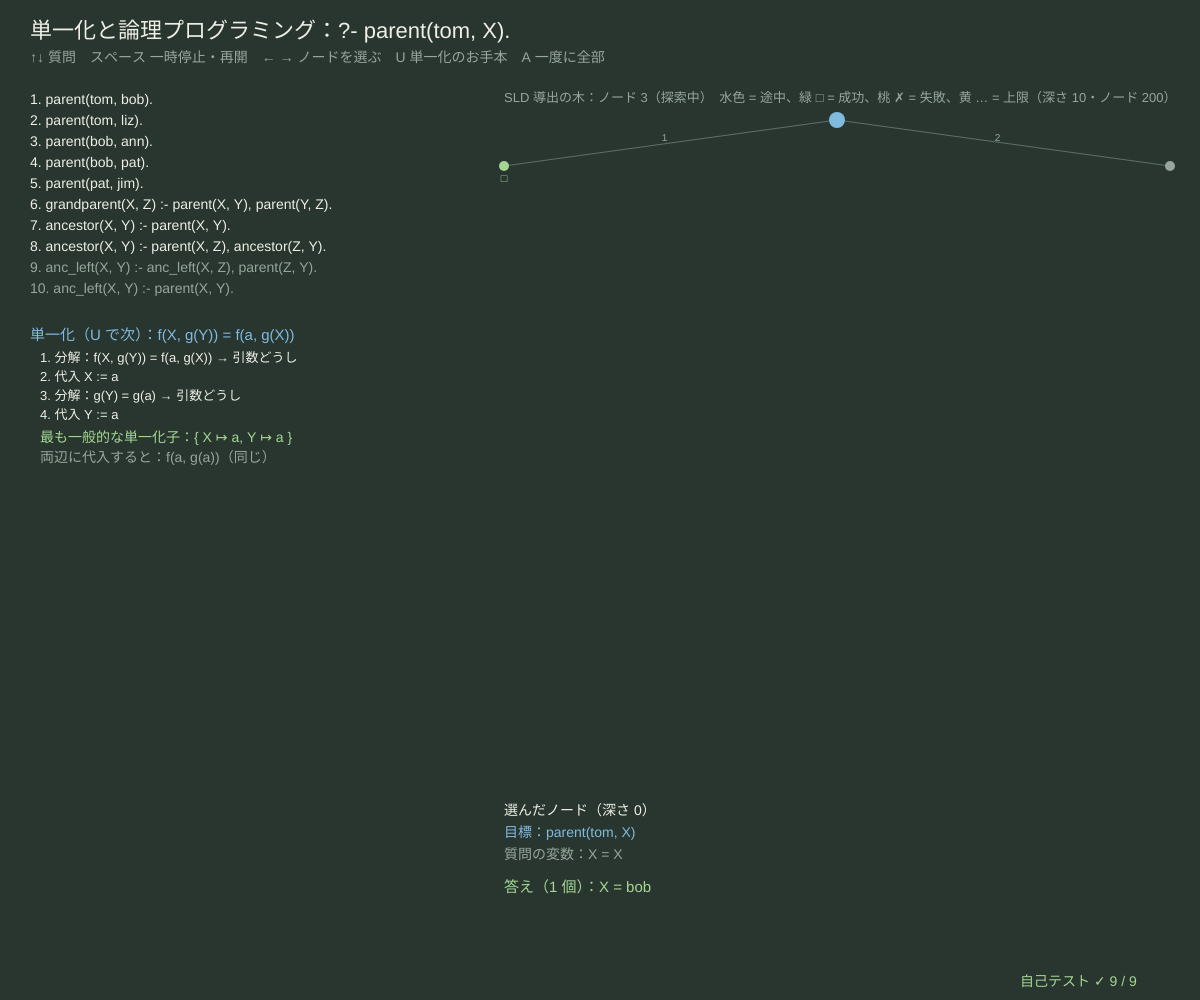
Frame 1 (no input)
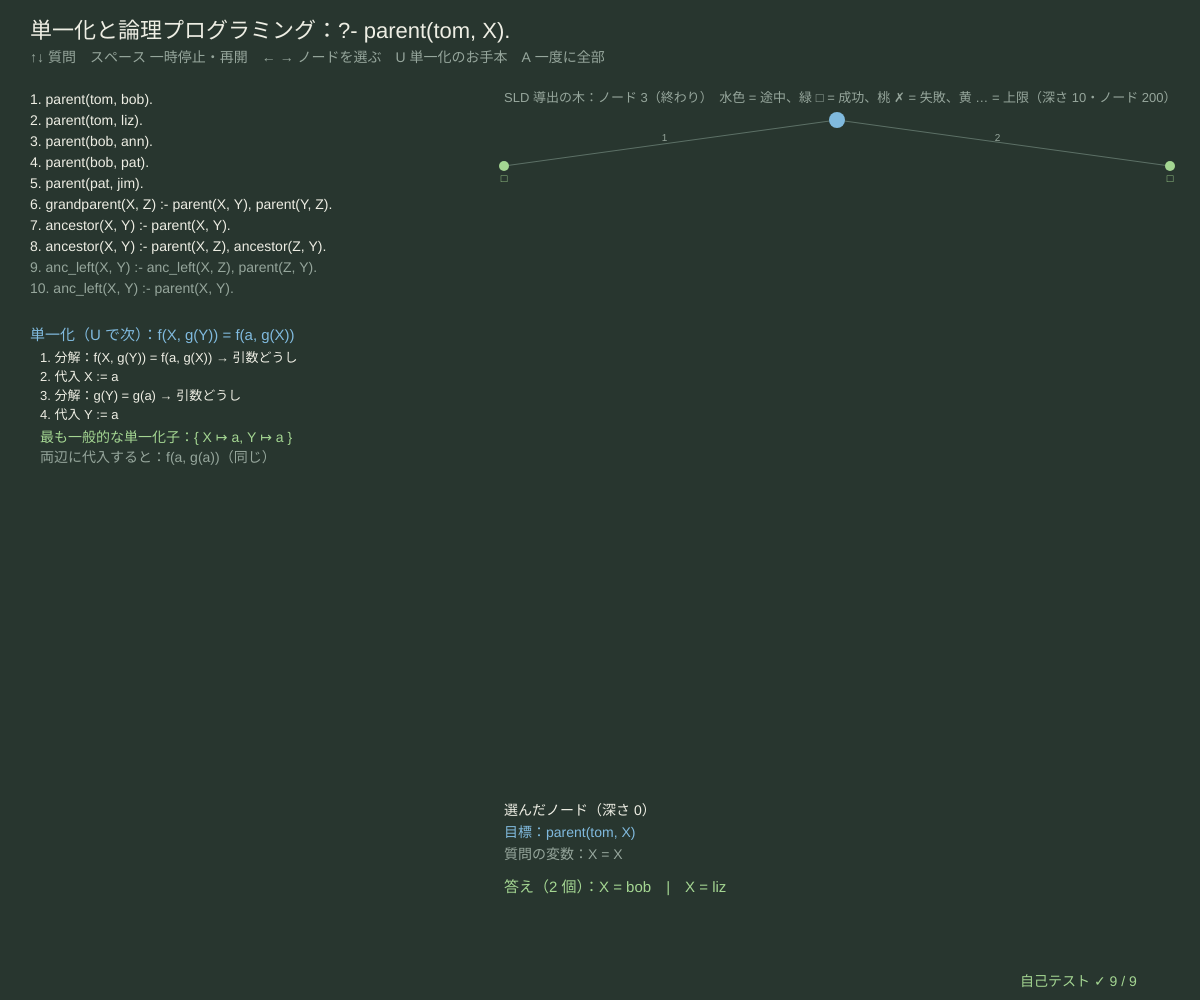
Frame 60 (no input)
Frame 120 (the mouse pressed at the canvas centre since frame 60): identical to frame 60, image omitted

The p5.js sketch that drew these frames (run headless with seeded random() and noise() and a simulated clock; from frame 60 on, the mouse is pressed at the canvas centre):

// p5.js sketch
// ── sketch.js
// ============================================
// 05 単一化と論理プログラミング ─ 家系図の小さな Prolog。質問の目標を、規則の頭と「単一化」（同じ形にする代入を探す）して
// 体の目標に置きかえていく（SLD 導出）。目標がなくなれば □ ＝ 答え。どの規則を使うかで枝分かれする木を、深さ優先で探す。
// 単一化はロビンソンの方法：同じ記号なら中身どうしを、変数なら代入。X = f(X) は「出現検査」で失敗（無限の項になってしまう）
// ↑↓ 質問を選ぶ / スペース 探索の一時停止・再開 / ← → 木のノードを選ぶ / U 単一化のお手本を次へ / A 一度に全部
// ============================================

const PROGRAM = [                       // ★ プログラム（事実と規則）。大文字で始まるのが変数
  'parent(tom, bob)', 'parent(tom, liz)', 'parent(bob, ann)', 'parent(bob, pat)', 'parent(pat, jim)',
  'grandparent(X, Z) :- parent(X, Y), parent(Y, Z)',
  'ancestor(X, Y) :- parent(X, Y)',
  'ancestor(X, Y) :- parent(X, Z), ancestor(Z, Y)',
  'anc_left(X, Y) :- anc_left(X, Z), parent(Z, Y)',     // 左再帰：深さ優先では止まらない
  'anc_left(X, Y) :- parent(X, Y)',
];
const QUERIES = ['parent(tom, X)', 'grandparent(tom, W)', 'ancestor(tom, D)', 'ancestor(A, jim)', 'grandparent(X, Y)', 'ancestor(jim, X)', 'anc_left(tom, D)'];
const UNIFY_EX = [['f(X, g(Y))', 'f(a, g(X))'], ['g(X, f(Y))', 'g(f(Z), X)'], ['h(X, Y, Z)', 'h(Y, Z, a)'], ['p(X, X)', 'p(a, b)'], ['X', 'f(X)'], ['f(X, a)', 'g(X, a)']];
const MAX_DEPTH = 10, MAX_NODES = 200, PER_FRAME = 2;   // ★ 探索の深さ・ノード数の上限、1 フレームに広げるノード数
let clauses = [], qIdx = 0, sldRoot = null, sldStack = [], sldNodes = [], paused = false, nodeSel = 0, uIdx = 0, renameCount = 0;

function setup() {
  createCanvas(windowWidth, windowHeight);
  clauses = PROGRAM.map(parseClause);
  selfTest();
  startQuery(0);
}
function windowResized() { resizeCanvas(windowWidth, windowHeight); }
// ---- 項：{ v: 'X' } 変数 / { f: 'parent', args: [...] }（args が空なら定数）
function parseTerm(s) {
  let i = 0;
  const ws = () => { while (s[i] === ' ') i++; };
  const one = () => {
    ws(); let j = i; while (i < s.length && /[A-Za-z0-9_]/.test(s[i])) i++;
    let name = s.slice(j, i); if (!name) throw '名前がない';
    if (/[A-Z_]/.test(name[0])) return { v: name };
    ws(); let args = [];
    if (s[i] === '(') { i++; do { args.push(one()); ws(); } while (s[i] === ',' && ++i); if (s[i] !== ')') throw '「)」がない'; i++; }
    return { f: name, args };
  };
  try { let t = one(); ws(); return i === s.length ? t : null; } catch (e) { return null; }
}
function parseClause(s) { let [h, b] = s.split(':-'); return { head: parseTerm(h.trim()), body: b ? b.split(/,(?![^(]*\))/).map((x) => parseTerm(x.trim())) : [], src: s }; }
function termStr(t) { return t.v !== undefined ? t.v : t.args.length ? t.f + '(' + t.args.map(termStr).join(', ') + ')' : t.f; }
function walk(t, s) { while (t.v !== undefined && s[t.v]) t = s[t.v]; return t; }
function resolve(t, s, d) { t = walk(t, s); if ((d || 0) > 50) return { f: '…', args: [] }; return t.v !== undefined ? t : { f: t.f, args: t.args.map((a) => resolve(a, s, (d || 0) + 1)) }; }
function occurs(v, t, s) { t = walk(t, s); if (t.v !== undefined) return t.v === v; return t.args.some((a) => occurs(v, a, s)); }
// ★ ロビンソンの単一化：等式のリストを 1 つずつ片づける。返り値 { sub（代入）| null, steps（説明） }
function unify(a, b, s0, occursCheck, log) {
  let s = Object.assign({}, s0 || {}), todo = [[a, b]], steps = [];
  while (todo.length) {
    let [x, y] = todo.shift(); x = walk(x, s); y = walk(y, s);
    if (x.v !== undefined && y.v !== undefined && x.v === y.v) continue;
    if (x.v === undefined && y.v !== undefined) [x, y] = [y, x];
    if (x.v !== undefined) {
      if (occursCheck !== false && occurs(x.v, y, s)) { if (log) steps.push('出現検査：' + x.v + ' が ' + termStr(resolve(y, s)) + ' の中にある → 失敗'); return { sub: null, steps }; }
      s[x.v] = y; if (log) steps.push('代入 ' + x.v + ' := ' + termStr(resolve(y, s)));
      continue;
    }
    if (x.f !== y.f || x.args.length !== y.args.length) { if (log) steps.push('記号がちがう：' + x.f + '/' + x.args.length + ' と ' + y.f + '/' + y.args.length + ' → 失敗'); return { sub: null, steps }; }
    if (log && x.args.length) steps.push('分解：' + termStr(resolve(x, s)) + ' = ' + termStr(resolve(y, s)) + ' → 引数どうし');
    x.args.forEach((xa, k) => todo.push([xa, y.args[k]]));
  }
  return { sub: s, steps };
}
function renameClause(c) {              // 規則を使うたびに変数の名前を新しくする（X → X_7）
  renameCount++; let m = {};
  const rn = (t) => (t.v !== undefined ? (m[t.v] = m[t.v] || { v: t.v + '_' + renameCount }) : { f: t.f, args: t.args.map(rn) });
  return { head: rn(c.head), body: c.body.map(rn) };
}
function termVars(t, out) { out = out || []; if (t.v !== undefined) { if (out.indexOf(t.v) < 0) out.push(t.v); } else t.args.forEach((a) => termVars(a, out)); return out; }
// ---- SLD 導出の木（深さ優先、上限つき）
function startQuery(k) {
  qIdx = (k + QUERIES.length) % QUERIES.length; renameCount = 0;
  let q = parseTerm(QUERIES[qIdx]);
  sldRoot = { goals: [q], sub: {}, depth: 0, kids: [], status: 'open', via: -1 }; sldRoot.qvars = termVars(q);
  sldStack = [sldRoot]; sldNodes = [sldRoot]; nodeSel = 0; paused = false;
}
function expandOne() {                  // スタックの先頭のノードを 1 つ広げる
  if (!sldStack.length) return false;
  let n = sldStack.pop();
  if (!n.goals.length) { n.status = 'success'; return true; }
  if (n.depth >= MAX_DEPTH) { n.status = 'bound'; return true; }
  if (sldNodes.length >= MAX_NODES) { n.status = 'bound'; sldStack.forEach((m) => (m.status = 'bound')); sldStack = []; return true; }
  let g = n.goals[0], kids = [];
  clauses.forEach((c, ci) => {
    if (c.head.f !== walk(g, n.sub).f) return;
    let rc = renameClause(c), u = unify(g, rc.head, n.sub);
    if (u.sub) kids.push({ goals: rc.body.concat(n.goals.slice(1)), sub: u.sub, depth: n.depth + 1, kids: [], status: 'open', via: ci, parent: n });
  });
  n.kids = kids; n.status = kids.length ? 'inner' : 'fail';
  for (let k = kids.length - 1; k >= 0; k--) sldStack.push(kids[k]);   // 先頭の規則から先に調べる（Prolog の順）
  sldNodes.push(...kids);
  return true;
}
function answers(root) {                // 成功した葉の、質問の変数への答え
  let out = [];
  const go = (n) => { if (n.status === 'success') out.push(root.qvars.map((v) => v + ' = ' + termStr(resolve({ v }, n.sub))).join(', ') || 'はい'); n.kids.forEach(go); };
  go(root); return out;
}
function runAll(k) { startQuery(k); while (expandOne()); return sldRoot; }

function draw() {
  background(...BG);
  hudTitle('単一化と論理プログラミング：?- ' + QUERIES[qIdx] + '.', '↑↓ 質問　スペース 一時停止・再開　← → ノードを選ぶ　U 単一化のお手本　A 一度に全部');
  if (!paused) for (let k = 0; k < PER_FRAME; k++) expandOne();
  // ---- プログラム
  noStroke(); textAlign(LEFT, BASELINE); textSize(14);
  clauses.forEach((c, i) => { let sel = sldNodes[nodeSel] && sldNodes[nodeSel].via === i; fill(...(sel ? YEL : i >= 8 ? DIMC : INK)); text((i + 1) + '. ' + c.src + '.', 30, 104 + i * 21); });
  // ---- 単一化のお手本
  let [ua, ub] = UNIFY_EX[uIdx], uo = unify(parseTerm(ua), parseTerm(ub), {}, true, true), y0 = 104 + clauses.length * 21 + 26;
  fill(...SKY); textSize(15); text('単一化（U で次）：' + ua + ' = ' + ub, 30, y0);
  uo.steps.forEach((s, k) => { fill(...(s.indexOf('失敗') >= 0 ? PINK : INK)); textSize(13); text((k + 1) + '. ' + s, 40, y0 + 22 + k * 19); });
  let ly = y0 + 26 + uo.steps.length * 19;
  if (uo.sub) { fill(...GRN); textSize(14); text('最も一般的な単一化子：{ ' + termVars(parseTerm(ua)).concat(termVars(parseTerm(ub))).filter((v, i, a) => a.indexOf(v) === i).map((v) => v + ' ↦ ' + termStr(resolve({ v }, uo.sub))).join(', ') + ' }', 40, ly); fill(...DIMC); text('両辺に代入すると：' + termStr(resolve(parseTerm(ua), uo.sub)) + '（同じ）', 40, ly + 20); }
  else if (ua === 'X') { fill(...DIMC); textSize(13); text('出現検査なしなら X := f(X) で「成功」→ X = f(f(f(…))) の無限の項になってしまう', 40, ly); }
  // ---- 右：SLD の木
  let tx = width * 0.42, tw = width - tx - 30, ty = 120, th = height - 330;
  let lay = layoutTree(sldRoot, (n) => n.kids, MAX_NODES), dy = lay.depth ? Math.min(46, th / lay.depth) : 0;
  const px = (o) => tx + o.x * tw, py = (o) => ty + o.depth * dy, col = { success: GRN, fail: PINK, bound: YEL, open: DIMC, inner: SKY };
  stroke(...LINEC); strokeWeight(1);
  for (let o of lay.nodes) if (o.parent) line(px(o.parent), py(o.parent), px(o), py(o));
  nodeSel = clampv(nodeSel, 0, sldNodes.length - 1);
  let selN = sldNodes[nodeSel];
  for (let o of lay.nodes) {
    let n = o.node; noStroke(); fill(...col[n.status]); circle(px(o), py(o), n === selN ? 16 : 10);
    if (n.status === 'success' || n.status === 'fail' || n.status === 'bound') { textSize(11); textAlign(CENTER, TOP); text(n.status === 'success' ? '□' : n.status === 'fail' ? '✗' : '…', px(o), py(o) + 7); }
    if (n.via >= 0 && lay.nodes.length < 40) { fill(...DIMC); textSize(10); textAlign(CENTER, BOTTOM); text(n.via + 1, (px(o) + px(o.parent)) / 2 - 6, (py(o) + py(o.parent)) / 2); }
  }
  noStroke(); fill(...DIMC); textSize(13); textAlign(LEFT, TOP);
  text('SLD 導出の木：ノード ' + sldNodes.length + (sldStack.length ? '（探索中' + (paused ? '・一時停止' : '') + '）' : '（終わり）') + '　水色 = 途中、緑 □ = 成功、桃 ✗ = 失敗、黄 … = 上限（深さ ' + MAX_DEPTH + '・ノード ' + MAX_NODES + '）', tx, 92);
  // ---- 選んだノードと答え
  let by = height - 196;
  if (selN) {
    fill(...INK); textSize(14); text('選んだノード（深さ ' + selN.depth + (selN.via >= 0 ? '、規則 ' + (selN.via + 1) + ' を使った' : '') + '）', tx, by);
    fill(...SKY); text('目標：' + (selN.goals.length ? selN.goals.map((g) => termStr(resolve(g, selN.sub))).join(', ') : '□（全部片づいた = 成功）'), tx, by + 22);
    fill(...DIMC); text('質問の変数：' + (sldRoot.qvars.map((v) => v + ' = ' + termStr(resolve({ v }, selN.sub))).join(', ') || 'なし'), tx, by + 44);
  }
  let ans = answers(sldRoot);
  fill(...GRN); textSize(15); text('答え（' + ans.length + ' 個）：' + (ans.length ? ans.join('　|　') : sldStack.length ? '…' : 'なし（no）'), tx, by + 76, tw, 60);
  if (sldNodes.some((n) => n.status === 'bound')) { fill(...YEL); textSize(13); text('上限に当たった枝がある：この先に答えがあるかもしれない（左再帰は深さ優先では止まらない）', tx, by + 134); }
  drawSelfTest(width - 180, height - 14);
}
function keyPressed() {
  if (key === UP_ARROW) startQuery(qIdx - 1);
  if (key === DOWN_ARROW) startQuery(qIdx + 1);
  if (key === LEFT_ARROW) nodeSel = Math.max(0, nodeSel - 1);
  if (key === RIGHT_ARROW) nodeSel = Math.min(sldNodes.length - 1, nodeSel + 1);
  if (key === ' ') paused = !paused;
  if (key === 'u' || key === 'U') uIdx = (uIdx + 1) % UNIFY_EX.length;
  if (key === 'a' || key === 'A') while (expandOne());
  return false;
}

// ---- 自己テスト
function selfTest() {
  selfTestResults = [];
  let a = parseTerm('f(X, g(Y))'), b = parseTerm('f(a, g(X))'), u = unify(a, b, {}, true);
  check('f(X, g(Y)) = f(a, g(X)) の単一化子は { X ↦ a, Y ↦ a } で、代入すると両辺が同じ', u.sub && termStr(resolve({ v: 'X' }, u.sub)) === 'a' && termStr(resolve({ v: 'Y' }, u.sub)) === 'a' && termStr(resolve(a, u.sub)) === termStr(resolve(b, u.sub)));
  check('X = f(X) は出現検査で失敗、出現検査なしだと「成功」してしまう', !unify(parseTerm('X'), parseTerm('f(X)'), {}, true).sub && !!unify(parseTerm('X'), parseTerm('f(X)'), {}, false).sub);
  check('p(X, X) = p(a, b) と f(X, a) = g(X, a) は失敗', !unify(parseTerm('p(X, X)'), parseTerm('p(a, b)')).sub && !unify(parseTerm('f(X, a)'), parseTerm('g(X, a)')).sub);
  seedRng(9); let okR = 0, nOk = 0;
  const rt = (d) => { let r = rnd(); if (d <= 0 || r < 0.35) return rnd() < 0.5 ? { v: rndPick(['X', 'Y', 'Z']) } : { f: rndPick(['a', 'b']), args: [] }; let k = rndInt(1, 2); let args = []; for (let i = 0; i < k; i++) args.push(rt(d - 1)); return { f: rndPick(['f', 'g']), args }; };
  for (let t = 0; t < 300; t++) { let x = rt(3), y = rt(3), o = unify(x, y, {}, true); if (!o.sub) { okR++; continue; } nOk++; if (termStr(resolve(x, o.sub)) === termStr(resolve(y, o.sub))) okR++; }
  check('でたらめな項の組 300 個：単一化できたもの（' + nOk + ' 組）は代入すると必ず両辺が同じ', okR === 300 && nOk > 30);
  const set = (k) => new Set(answers(runAll(k)));
  const eqSet = (s, arr) => s.size === arr.length && arr.every((x) => s.has(x));
  check('?- ancestor(tom, D). の答え = { bob, liz, ann, pat, jim }', eqSet(set(2), ['D = bob', 'D = liz', 'D = ann', 'D = pat', 'D = jim']));
  check('?- grandparent(tom, W). の答え = { ann, pat }、?- ancestor(A, jim). = { pat, bob, tom }', eqSet(set(1), ['W = ann', 'W = pat']) && eqSet(set(3), ['A = pat', 'A = bob', 'A = tom']));
  let facts = clauses.filter((c) => c.head.f === 'parent').map((c) => c.head.args.map(termStr)), gp = [];
  for (let [p, q] of facts) for (let [r, s] of facts) if (q === r) gp.push('X = ' + p + ', Y = ' + s);
  check('?- grandparent(X, Y).（質問と規則の変数の名前が同じ）の答え = 事実から直接作った祖父母の組 ' + gp.length + ' 個', eqSet(set(4), gp));
  check('?- ancestor(jim, X). は答えなしで、木は上限に当たらずに終わる', set(5).size === 0 && !sldNodes.some((n) => n.status === 'bound'));
  runAll(6);
  check('?- anc_left(tom, D).（左再帰）は深さ ' + MAX_DEPTH + ' の上限に当たり、ノードは ' + MAX_NODES + ' 個以下', sldNodes.some((n) => n.status === 'bound') && sldNodes.length <= MAX_NODES + 10);
  reportSelfTest();
}

// ---------- やってみよう ----------
// 1. ?- ancestor(tom, D). の木で、規則 7 と 8 のどちらを使うと何が起こる？ ← → でノードをたどろう
// 2. 規則 8 の体の順番を「ancestor(Z, Y), parent(X, Z)」に入れかえると？（anc_left と同じ左再帰になる）
// 3. PROGRAM に家族を足そう：parent(liz, sue) など。答えはどう増える？
// 4. 単一化のお手本 g(X, f(Y)) = g(f(Z), X)：X := f(Z) のあと f(Y) = f(Z) が残る。順番を追ってみよう
// 5. sibling(X, Y) :- parent(P, X), parent(P, Y). を足すと、自分自身も兄弟になってしまう。なぜ？（X と Y が同じでも単一化できる）

// ==================================================
// ここから下は「論理の道具」（中身は読まなくても OK。消さないでね）
// ==================================================
// ---- 色と小さな道具（黒板とチョーク）
const BG = [40, 54, 47];                // 背景（黒板の灰緑）
const INK = [238, 238, 228];            // 文字（白いチョーク）
const YEL = [246, 218, 120], SKY = [128, 186, 222], PINK = [238, 146, 150], GRN = [164, 214, 146], LILAC = [196, 170, 230];
const DIMC = [150, 166, 156], PANEL = [50, 66, 58], LINEC = [92, 112, 102];
function clampv(v, a, b) { return v < a ? a : v > b ? b : v !== v ? a : v; }     // NaN なら a に戻す
function fmtN(v, d) { if (typeof v !== 'number' || v !== v) return '?'; return v.toFixed(d === undefined ? 2 : d); }
function hudTitle(t, sub) {              // 左上のタイトルと操作の説明（日本語は 1 文字ずつ折り返す）
  textWrap(CHAR); noStroke(); fill(...INK); textSize(22); textAlign(LEFT, BASELINE); text(t, 30, 38);
  fill(...DIMC); textSize(14); textLeading(19); text(sub, 30, 62);
}
function typeInto(s, ch, allowed, maxLen) {   // 文字の入力：allowed に入っている 1 文字だけ足す（長さの上限つき）
  if (typeof ch !== 'string' || ch.length !== 1 || allowed.indexOf(ch) < 0) return s;
  return s.length < (maxLen || 40) ? s + ch : s;
}
function chalkPanel(x, y, w, h) { noStroke(); fill(...PANEL); rect(x, y, w, h, 8); }
function drawInputLine(x, y, label, s, err, active) {   // 入力欄：文字列と、まちがいの説明
  noStroke(); fill(...(active === false ? DIMC : YEL)); textSize(15); textAlign(LEFT, BASELINE); text(label, x, y);
  let lx = x + textWidth(label) + 8;
  fill(...INK); textSize(20); text(s + (active !== false && frameCount % 60 < 30 ? '▏' : ''), lx, y + 1);
  if (err) { fill(...PINK); textSize(14); text('✗ ' + err, lx, y + 22); }
}
// ---- 種つきの乱数（同じ種なら毎回同じ列 → 実験をくり返せる）
let rngState = 1;
function seedRng(s) { rngState = (s >>> 0) || 1; }
function rnd() {                       // 0〜1 の一様乱数（mulberry32）
  rngState = (rngState + 0x6d2b79f5) >>> 0;
  let t = rngState;
  t = Math.imul(t ^ (t >>> 15), t | 1);
  t ^= t + Math.imul(t ^ (t >>> 7), t | 61);
  return ((t ^ (t >>> 14)) >>> 0) / 4294967296;
}
function rndInt(a, b) { return a + Math.floor(rnd() * (b - a + 1)); }
function rndPick(arr) { return arr[Math.floor(rnd() * arr.length)]; }
// ---- 木の描き方：葉を左から順に並べ、親は子の真ん中
function layoutTree(root, kids, maxNodes) {   // 返り値 [{node, x（0〜1）, depth, parent}]、depth の最大
  let out = [], leaves = 0, maxD = 0;
  const walk = (n, d, parent) => {
    if (out.length >= (maxNodes || 400)) return null;
    let me = { node: n, depth: d, parent, x: 0 }; out.push(me); maxD = Math.max(maxD, d);
    let ks = kids(n), xs = [];
    for (let k of ks) { let c = walk(k, d + 1, me); if (c) xs.push(c.x); }
    me.x = xs.length ? (xs[0] + xs[xs.length - 1]) / 2 : leaves++;
    return me;
  };
  walk(root, 0, null);
  for (let o of out) o.x = leaves > 1 ? o.x / (leaves - 1) : 0.5;
  return { nodes: out, depth: maxD, leaves };
}
function drawTree(lay, x, y, w, h, label, col, r) {   // 線と丸と文字。col(node) で色
  r = r || 16;
  let dy = lay.depth > 0 ? Math.min(60, h / lay.depth) : 0, px = (o) => x + o.x * w, py = (o) => y + o.depth * dy;
  stroke(...LINEC); strokeWeight(1.5);
  for (let o of lay.nodes) if (o.parent) line(px(o.parent), py(o.parent), px(o), py(o));
  for (let o of lay.nodes) {
    let c = col ? col(o.node) : INK;
    stroke(...c); strokeWeight(1.5); fill(...BG); circle(px(o), py(o), r * 2);
    noStroke(); fill(...c); textAlign(CENTER, CENTER); textSize(r * 0.95); text(label(o.node), px(o), py(o) + 1);
  }
}
// ---- 自己テストの道具
let selfTestResults = [];
function check(name, cond) { selfTestResults.push({ name, ok: !!cond }); }
function reportSelfTest() { for (let r of selfTestResults) (r.ok ? console.log : console.error)((r.ok ? '✓ ' : '✗ ') + r.name); }
function selfTestLine() { let n = selfTestResults.filter((r) => r.ok).length; return '自己テスト ' + (n === selfTestResults.length ? '✓ ' : '✗ ') + n + ' / ' + selfTestResults.length; }
function drawSelfTest(x, y) { noStroke(); fill(...(selfTestResults.every((r) => r.ok) ? GRN : PINK)); textSize(14); textAlign(LEFT, BASELINE); text(selfTestLine(), x, y); }
